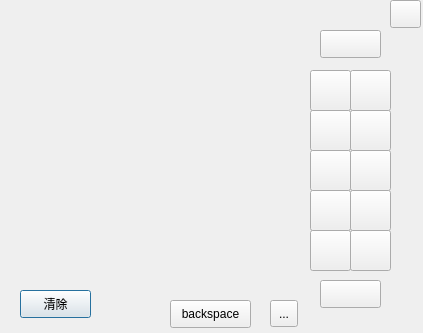
<?xml version="1.0" encoding="UTF-8"?>
<ui version="4.0">
 <class>Dialogw</class>
 <widget class="QDialog" name="Dialogw">
  <property name="geometry">
   <rect>
    <x>0</x>
    <y>0</y>
    <width>423</width>
    <height>333</height>
   </rect>
  </property>
  <property name="windowTitle">
   <string>Dialog</string>
  </property>
  <property name="styleSheet">
   <string notr="true">&lt;style name=&quot;dialog&quot; parent=&quot;@android:style/Theme.Dialog&quot;&gt;
        &lt;item name=&quot;android:windowFrame&quot;&gt;@null&lt;/item&gt;
        &lt;item name=&quot;android:windowIsFloating&quot;&gt;true&lt;/item&gt;
        &lt;item name=&quot;android:windowIsTranslucent&quot;&gt;true&lt;/item&gt;
        &lt;item name=&quot;android:windowNoTitle&quot;&gt;true&lt;/item&gt;
        &lt;item name=&quot;android:background&quot;&gt;@android:color/transparent&lt;/item&gt;
        &lt;item name=&quot;android:windowBackground&quot;&gt;@android:color/transparent&lt;/item&gt;
        &lt;item name=&quot;android:backgroundDimEnabled&quot;&gt;false&lt;/item&gt;
        &lt;item name=&quot;android:backgroundDimAmount&quot;&gt;0.6&lt;/item&gt;
    &lt;/style&gt;</string>
  </property>
  <widget class="QPushButton" name="clean">
   <property name="geometry">
    <rect>
     <x>20</x>
     <y>290</y>
     <width>71</width>
     <height>28</height>
    </rect>
   </property>
   <property name="text">
    <string>清除</string>
   </property>
  </widget>
  <widget class="drawing" name="dwidget" native="true">
   <property name="geometry">
    <rect>
     <x>20</x>
     <y>30</y>
     <width>271</width>
     <height>241</height>
    </rect>
   </property>
  </widget>
  <widget class="QToolButton" name="toolButton">
   <property name="geometry">
    <rect>
     <x>270</x>
     <y>300</y>
     <width>28</width>
     <height>27</height>
    </rect>
   </property>
   <property name="text">
    <string>...</string>
   </property>
  </widget>
  <widget class="QPushButton" name="zh_1">
   <property name="geometry">
    <rect>
     <x>310</x>
     <y>70</y>
     <width>41</width>
     <height>41</height>
    </rect>
   </property>
   <property name="text">
    <string/>
   </property>
  </widget>
  <widget class="QPushButton" name="zh_2">
   <property name="geometry">
    <rect>
     <x>350</x>
     <y>70</y>
     <width>41</width>
     <height>41</height>
    </rect>
   </property>
   <property name="text">
    <string/>
   </property>
  </widget>
  <widget class="QPushButton" name="zh_3">
   <property name="geometry">
    <rect>
     <x>310</x>
     <y>110</y>
     <width>41</width>
     <height>41</height>
    </rect>
   </property>
   <property name="text">
    <string/>
   </property>
  </widget>
  <widget class="QPushButton" name="zh_4">
   <property name="geometry">
    <rect>
     <x>350</x>
     <y>110</y>
     <width>41</width>
     <height>41</height>
    </rect>
   </property>
   <property name="text">
    <string/>
   </property>
  </widget>
  <widget class="QPushButton" name="zh_5">
   <property name="geometry">
    <rect>
     <x>310</x>
     <y>150</y>
     <width>41</width>
     <height>41</height>
    </rect>
   </property>
   <property name="text">
    <string/>
   </property>
  </widget>
  <widget class="QPushButton" name="zh_6">
   <property name="geometry">
    <rect>
     <x>350</x>
     <y>150</y>
     <width>41</width>
     <height>41</height>
    </rect>
   </property>
   <property name="text">
    <string/>
   </property>
  </widget>
  <widget class="QPushButton" name="zh_7">
   <property name="geometry">
    <rect>
     <x>310</x>
     <y>190</y>
     <width>41</width>
     <height>41</height>
    </rect>
   </property>
   <property name="text">
    <string/>
   </property>
  </widget>
  <widget class="QPushButton" name="zh_8">
   <property name="geometry">
    <rect>
     <x>350</x>
     <y>190</y>
     <width>41</width>
     <height>41</height>
    </rect>
   </property>
   <property name="text">
    <string/>
   </property>
  </widget>
  <widget class="QPushButton" name="zh_9">
   <property name="geometry">
    <rect>
     <x>310</x>
     <y>230</y>
     <width>41</width>
     <height>41</height>
    </rect>
   </property>
   <property name="text">
    <string/>
   </property>
  </widget>
  <widget class="QPushButton" name="zh_10">
   <property name="geometry">
    <rect>
     <x>350</x>
     <y>230</y>
     <width>41</width>
     <height>41</height>
    </rect>
   </property>
   <property name="text">
    <string/>
   </property>
  </widget>
  <widget class="QPushButton" name="up">
   <property name="geometry">
    <rect>
     <x>320</x>
     <y>30</y>
     <width>61</width>
     <height>28</height>
    </rect>
   </property>
   <property name="text">
    <string/>
   </property>
  </widget>
  <widget class="QPushButton" name="down">
   <property name="geometry">
    <rect>
     <x>320</x>
     <y>280</y>
     <width>61</width>
     <height>28</height>
    </rect>
   </property>
   <property name="text">
    <string/>
   </property>
  </widget>
  <widget class="QPushButton" name="del">
   <property name="geometry">
    <rect>
     <x>170</x>
     <y>300</y>
     <width>81</width>
     <height>28</height>
    </rect>
   </property>
   <property name="text">
    <string>backspace</string>
   </property>
  </widget>
  <widget class="QPushButton" name="close">
   <property name="geometry">
    <rect>
     <x>390</x>
     <y>0</y>
     <width>31</width>
     <height>28</height>
    </rect>
   </property>
   <property name="text">
    <string/>
   </property>
  </widget>
 </widget>
 <customwidgets>
  <customwidget>
   <class>drawing</class>
   <extends>QWidget</extends>
   <header>drawing.h</header>
   <container>1</container>
  </customwidget>
 </customwidgets>
 <resources/>
 <connections/>
</ui>
